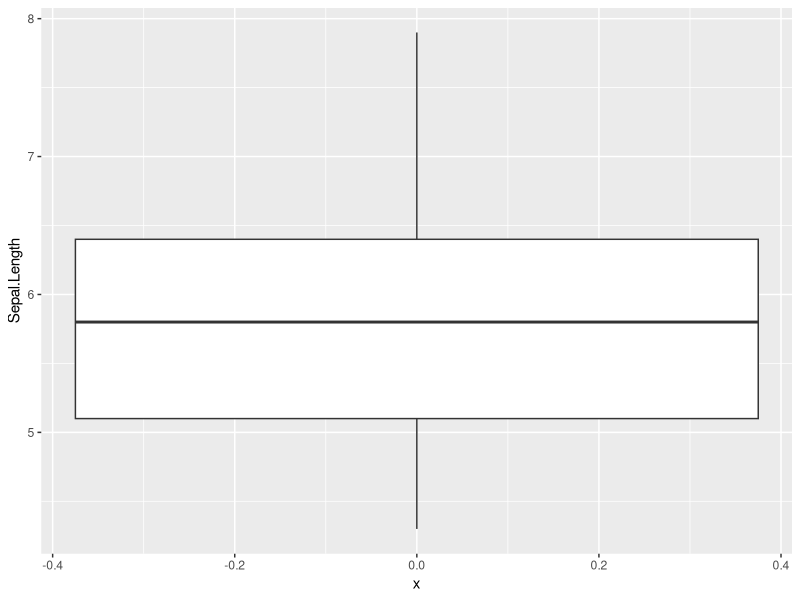
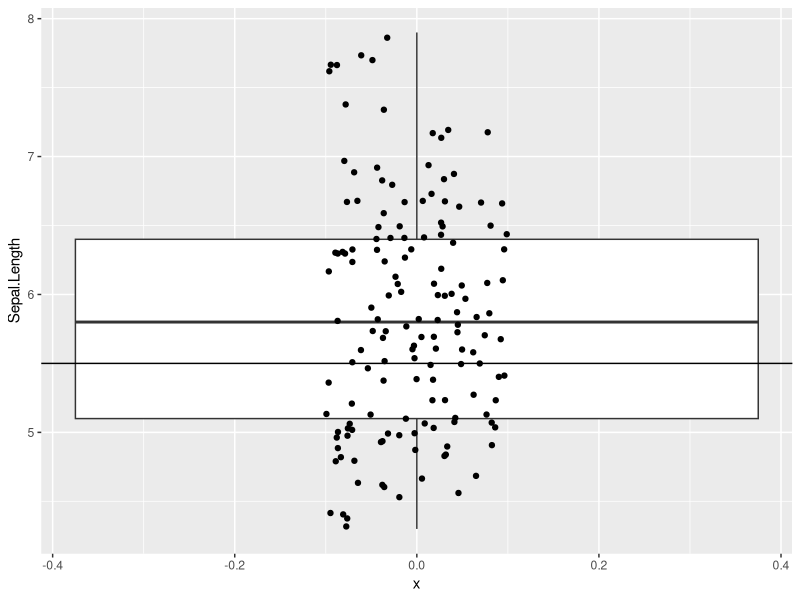
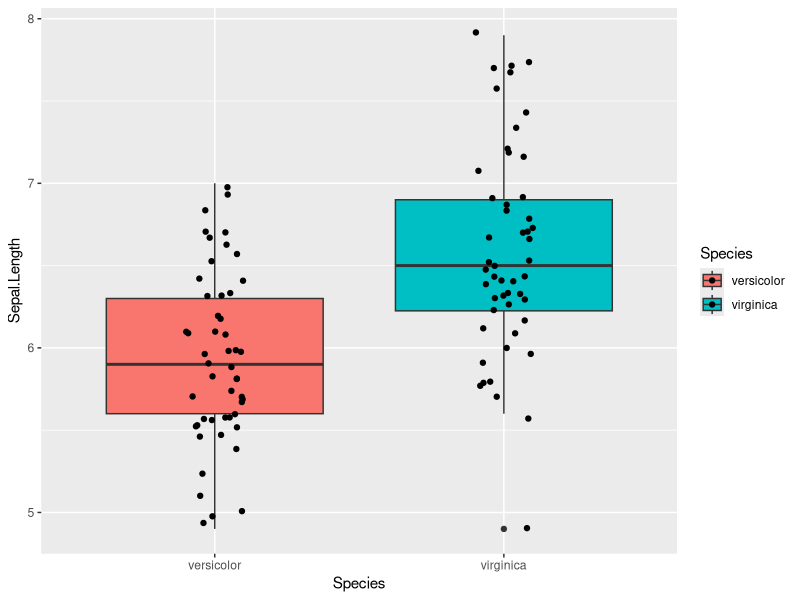
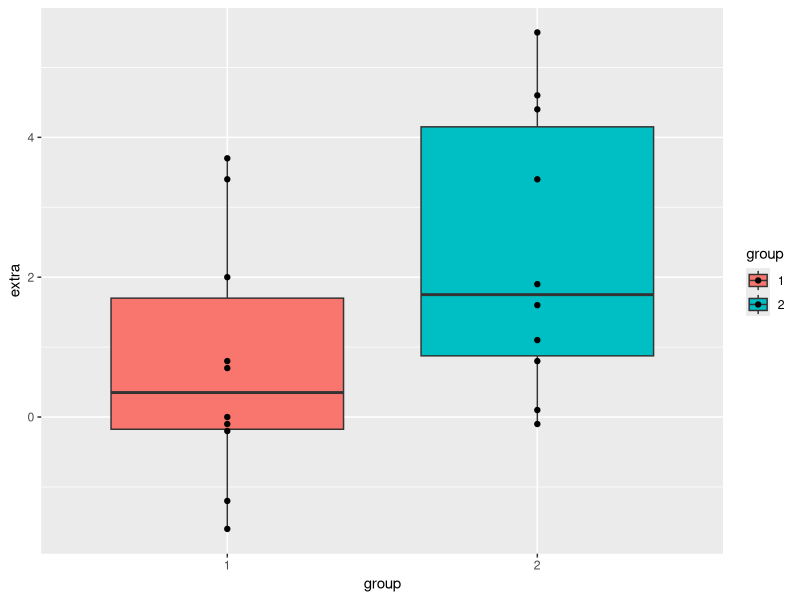
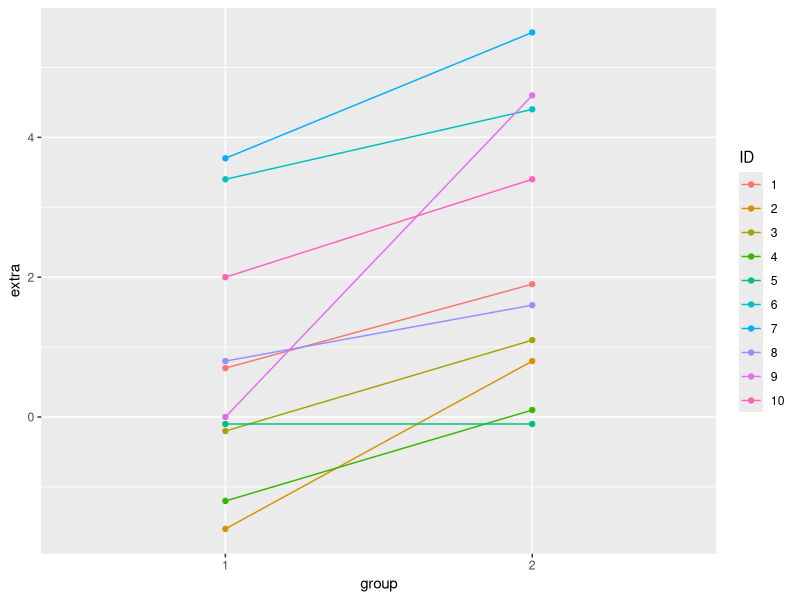

These charts were generated, in order, by the following R code: (Note: this script raises an error after producing the figures.)
## ---- chunk 1
# load libraries
library(tidyverse)
library(viridis)
library(broom)
## ---- chunk 2
ggplot(iris, aes(x =0 , y=Sepal.Length)) +
  geom_boxplot()
## ---- chunk 3
iris$Sepal.Length

### significant result
t.test(iris$Sepal.Length, mu = 10)

### non-significant result
t.test(iris$Sepal.Length, mu = 5.8)
## ---- chunk 4
ggplot(iris, aes(x =0 , y=Sepal.Length)) +
  geom_boxplot() +
  geom_jitter(width = 0.1) +
  geom_hline(yintercept = 5.5 ) #, color='red', linewidth = 2, linetype = 'dashed')
## ---- chunk 5
t.test(iris$Sepal.Length, mu = 5)

# tidy()
# Gets the result of the test
t.test(iris$Sepal.Length, mu = 5) %>% tidy()

# glance()
# Gets the model parameters; frequently some of the columns will be the same as
# the ones you get with tidy(). With t.test() tidy() and glance() actually 
# return exactly the same results.
t.test(iris$Sepal.Length, mu = 5) %>% glance()
## ---- chunk 6
# How to pipe into t.test
iris %>% 
# filter out one species, because we can only test two groups
  filter(Species != 'setosa') %>%
# Syntax is numeric variable ~ grouping variable
# Need to use . when piping; this tells t.test() that the table is being piped in
  t.test(Sepal.Length ~ Species, data = .)

### with tidy()
iris %>% 
  filter(Species != 'setosa') %>%
  t.test(Sepal.Length ~ Species, data = .) %>%
  tidy()
## ---- chunk 7
iris %>% 
  filter(Species != 'setosa') %>% 
ggplot(aes(x = Species , y=Sepal.Length, fill = Species)) +
  geom_boxplot() +
  geom_jitter(width = 0.1)
## ---- chunk 8
vector_1 <- iris %>% 
  filter(Species=="versicolor") %>% 
  select(Sepal.Length)

vector_2 <- iris %>% 
  filter(Species=="virginica") %>% 
  select(Sepal.Length)

vector_1
vector_2
## ---- chunk 9
t.test(vector_1, vector_2)
## ---- chunk 10
# iris$Sepal.Length

# iris$Species == "versicolor"

# iris[iris$Species=="versicolor",]

iris[iris$Species=="versicolor",]$Sepal.Length

iris[iris$Species=="virginica",]$Sepal.Length
## ---- chunk 11
vector_1 <-  iris[iris$Species=="versicolor",]$Sepal.Length

vector_2 <-  iris[iris$Species=="virginica",]$Sepal.Length

vector_1

vector_2


t.test(vector_1, vector_2)
## ---- chunk 12
sleep %>% 
  ggplot(aes(x = group, y = extra, fill=group)) +
  geom_boxplot() +
  geom_point() #+
  #geom_line(aes(group = ID))

sleep %>% 
  ggplot(aes(x = group, y = extra, colour = ID)) +
  geom_point() +
  geom_line(aes(group = ID))
## ---- chunk 13
## Paired t-test
## The sleep data is actually paired, so could have been in wide format:
sleep_wide <- pivot_wider(sleep, names_from = group, values_from = "extra") #%>% 

sleep_wide <- sleep_wide %>% 
  rename(time_1 = "1",
         time_2 = "2")
## ---- chunk 14
# on long data()
t.test(data = sleep, extra ~ group)

# wide data
t.test(sleep_wide$time_1, sleep_wide$time_2)
## ---- chunk 15
# wide data
t.test(sleep_wide$time_1, sleep_wide$time_2, paired = TRUE)
## ---- chunk 16
# wide data
t.test(Pair(time_1,time_2) ~ 1, data=sleep_wide)
## ---- chunk 17
mtcars
## ---- chunk 18
chisq.test(mtcars$carb, mtcars$cyl)
## ---- chunk 19
chisq.test(mtcars$carb, mtcars$cyl) %>% tidy() 

chisq.test(mtcars$carb, mtcars$cyl) %>% glance()

chisq.test(mtcars$carb, mtcars$cyl) %>% augment()
## ---- chunk 20
chickwts
chickwts %>% distinct(feed)
## ---- chunk 21
aov(weight ~ feed, data = chickwts)

aov(weight ~ feed, data = chickwts) %>% summary()
## ---- chunk 22
aov(weight ~ feed, data = chickwts) %>% tidy()

aov(weight ~ feed, data = chickwts) %>% glance()

aov(weight ~ feed, data = chickwts) %>% augment()
## ---- chunk 23
aov(weight ~ feed, data = chickwts) %>% summary()
print('---')
aov(weight ~ feed, data = chickwts) %>% TukeyHSD()
## ---- chunk 24
aov(weight ~ feed, data = chickwts) %>% TukeyHSD() %>% tidy()

aov(weight ~ feed, data = chickwts) %>% TukeyHSD() %>% glance()

aov(weight ~ feed, data = chickwts) %>% TukeyHSD() %>% augment()
## ---- chunk 25
ggplot(iris, aes(x = Sepal.Width, y = Sepal.Length)) +
  geom_point() +
  geom_smooth(method = 'lm', se = F)
## ---- chunk 26
### y ~ x
lm(Sepal.Length ~ Sepal.Width, data = iris) %>% summary()

lm(Sepal.Width ~ Sepal.Length, data = iris) %>% summary()
## ---- chunk 27
lm(Sepal.Length ~ Sepal.Width, data = iris) %>% tidy()

lm(Sepal.Length ~ Sepal.Width, data = iris) %>% glance()

lm(Sepal.Length ~ Sepal.Width, data = iris) %>% augment(iris)
